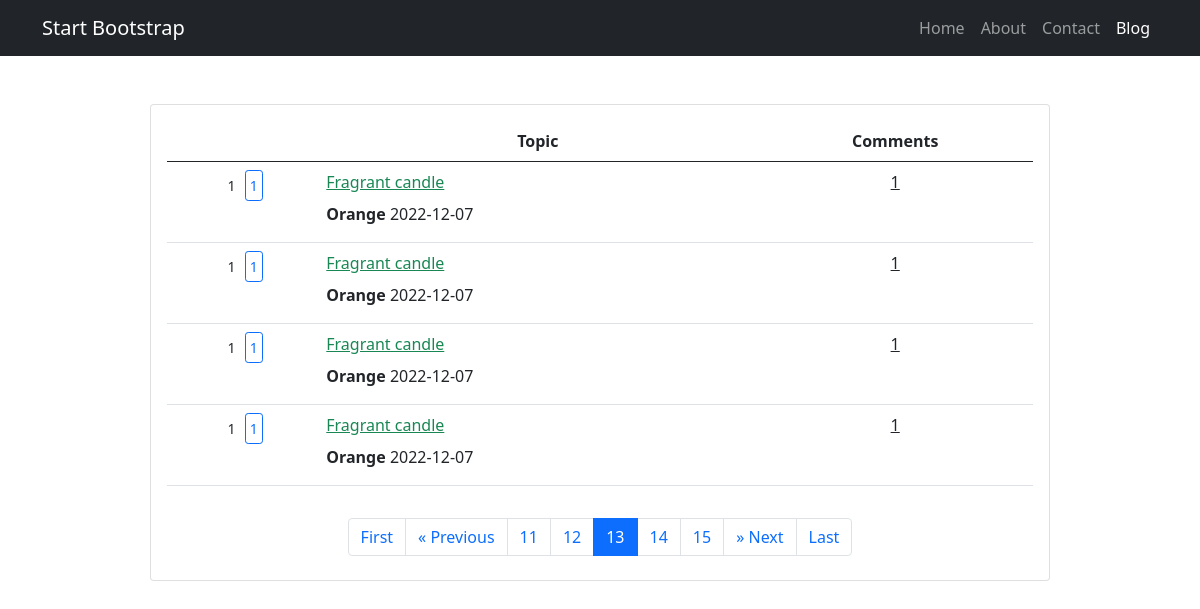
Page /news.php on the committed database.
### tables this page shows
CREATE TABLE `product_testing_news` (
  `id` int(11) UNSIGNED NOT NULL,
  `author` text NOT NULL,
  `headline` text NOT NULL,
  `date` date NOT NULL,
  `image` varchar(255) NOT NULL,
  `detail` text NOT NULL,
  `like_count` int(11) NOT NULL,
  `dislike_count` int(11) NOT NULL,
  `comment_count` int(11) NOT NULL
);

### news.php (the view, shortened to what this page needs)
<?php
$conn = OpenCon();
$query ="SELECT * FROM `product_testing_news`";
$result=$conn->query($query);
?>
<!DOCTYPE html>
<html lang="en">
<head>
    <link rel="stylesheet" href="css/bootstrap.css">
    <link rel="stylesheet" href="news.css">
</head>
<body>
    <nav class="navbar navbar-expand-lg navbar-dark bg-dark">
            <div class="container">
                <a class="navbar-brand" href="#!">Start Bootstrap</a>
                <div class="collapse navbar-collapse" id="navbarSupportedContent">
                    <ul class="navbar-nav ms-auto mb-2 mb-lg-0">
                        <li class="nav-item"><a class="nav-link" href="#">Home</a></li>
                        <li class="nav-item"><a class="nav-link" href="#!">About</a></li>
                        <li class="nav-item"><a class="nav-link" href="#!">Contact</a></li>
                        <li class="nav-item"><a class="nav-link active" aria-current="page" href="#">Blog</a></li>
                    </ul>
                </div>
            </div>
        </nav>
    <div class="card d-flex mx-auto my-5" style="width: 75%">
        <div class="card-body">
            <table class="table table-hover table-forum text-center">
                <thead>
                    <tr>
                        <th></th>
                        <th class="text-left">Topic</th>
                        <th>Comments</th>
                    </tr>
                </thead>
                <tbody>
                    <?php
                        if ($result->num_rows > 0){
                        while($row = $result->fetch_assoc()){
                            echo "<tr>";
                            echo '<td scope="row" class="text-nowrap">
                            <a href="detail.php?id=' . $row['id'] . '" type="button" class="btn btn-outline-dark-green btn-sm p-1 m-0 waves-effect">
                                <span class="value">'.$row['like_count'].'</span>
                                <i class="fas fa-thumbs-up ml-1"></i>
                            </a>
                            <a href="detail.php?id=' . $row['id'] . '" button" class="btn btn-outline-primary btn-sm p-1 m-0 waves-effect">
                                <span class="value">'.$row['like_count'].'</span>
                                <i class="fas fa-thumbs-down ml-1"></i>
                            </a>
                        </td>';
                            echo '<td class="text-start">
                            <a href="detail.php?id=' . $row['id'] . '" class="font-weight-bold text-success">',$row['headline'].'</a>';
                            echo '<div class="my-2">
                                <span class="text-dark">
                                <strong>' . $row['author'] . '</strong></span>';
                            echo '<span> ' . $row['date'] . '</span>';
                            echo '</div>';
                            echo '</td>';
                            echo '<td>
                            <a href="detail.php?id=' . $row['id'] . '" class="text-dark">
                                <span>'.$row['comment_count'].'</span>
                                <i class="fas fa-comments ml-1"></i>
                            </a>
                            </td>';
                        }
                        }else {
                        echo "No headlines!";
                        }
                    ?>
                </tbody>
            </table>
            <div class="d-flex justify-content-center ">
                <nav class="my-2 pt-2">
                    <ul class="pagination pagination-circle pg-info mb-0">
                        <li class="page-item clearfix d-none d-md-block">
                            <a href="#" class="page-link waves-effect">
                                First </a>
                        </li>
                        <li class="page-item">
                            <a href="#" class="page-link waves-effect" aria-label="Previous">
                                <span aria-hidden="true">«</span>
                                <span class="sr-only">
                                    Previous </span>
                            </a>
                        </li>
                        <li class="page-item">
                            <a href="#" class="page-link waves-effect">11</a>
                        </li>
                        <li class="page-item">
                            <a href="#" class="page-link waves-effect">12</a>
                        </li>
                        <li class="page-item active">
                            <a href="#" class="page-link waves-effect">13</a>
                        </li>
                        <li class="page-item">
                            <a href="#" class="page-link waves-effect">14</a>
                        </li>
                        <li class="page-item">
                            <a href="#" class="page-link waves-effect">15</a>
                        </li>
                        <li class="page-item">
                            <a href="#" class="page-link waves-effect" aria-label="Next">
                                <span aria-hidden="true">»</span>
                                <span class="sr-only">Next</span>
                            </a>
                        </li>
                        <li class="page-item clearfix d-none d-md-block">
                            <a href="#" class="page-link waves-effect">
                                Last </a>
                        </li>
                    </ul>
                </nav>
            </div>
        </div>
    </div>
</body>
</html>

### rows in the picture
product_testing_news: like_count "1", headline "Fragrant candle", author "Orange", date "2022-12-07", comment_count "1"
product_testing_news: like_count "1", headline "Fragrant candle", author "Orange", date "2022-12-07", comment_count "1"
product_testing_news: like_count "1", headline "Fragrant candle", author "Orange", date "2022-12-07", comment_count "1"
product_testing_news: like_count "1", headline "Fragrant candle", author "Orange", date "2022-12-07", comment_count "1"
